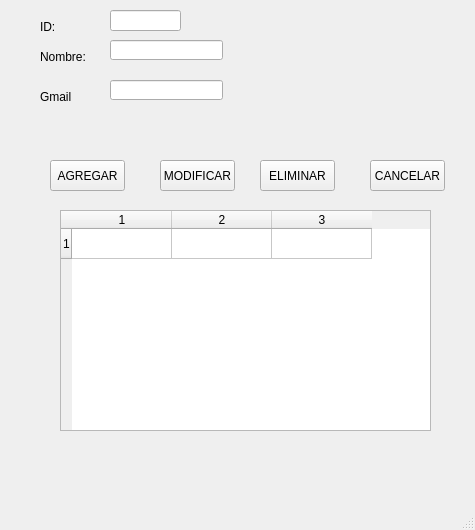
<?xml version="1.0" encoding="UTF-8"?>
<ui version="4.0">
 <class>MainWindow</class>
 <widget class="QMainWindow" name="MainWindow">
  <property name="geometry">
   <rect>
    <x>0</x>
    <y>0</y>
    <width>475</width>
    <height>530</height>
   </rect>
  </property>
  <property name="windowTitle">
   <string>CRUD De Contactos</string>
  </property>
  <widget class="QWidget" name="centralwidget">
   <widget class="QPushButton" name="btnAgregar">
    <property name="geometry">
     <rect>
      <x>50</x>
      <y>160</y>
      <width>75</width>
      <height>31</height>
     </rect>
    </property>
    <property name="text">
     <string>AGREGAR</string>
    </property>
   </widget>
   <widget class="QPushButton" name="btnModificar">
    <property name="geometry">
     <rect>
      <x>160</x>
      <y>160</y>
      <width>75</width>
      <height>31</height>
     </rect>
    </property>
    <property name="text">
     <string>MODIFICAR</string>
    </property>
   </widget>
   <widget class="QPushButton" name="btnEliminar">
    <property name="geometry">
     <rect>
      <x>260</x>
      <y>160</y>
      <width>75</width>
      <height>31</height>
     </rect>
    </property>
    <property name="text">
     <string>ELIMINAR</string>
    </property>
   </widget>
   <widget class="QPushButton" name="btnCancelar">
    <property name="geometry">
     <rect>
      <x>370</x>
      <y>160</y>
      <width>75</width>
      <height>31</height>
     </rect>
    </property>
    <property name="text">
     <string>CANCELAR</string>
    </property>
   </widget>
   <widget class="QTableWidget" name="tblDatos">
    <property name="geometry">
     <rect>
      <x>60</x>
      <y>210</y>
      <width>371</width>
      <height>221</height>
     </rect>
    </property>
    <property name="rowCount">
     <number>1</number>
    </property>
    <property name="columnCount">
     <number>3</number>
    </property>
    <row/>
    <column/>
    <column/>
    <column/>
   </widget>
   <widget class="QLineEdit" name="txtID">
    <property name="geometry">
     <rect>
      <x>110</x>
      <y>10</y>
      <width>71</width>
      <height>21</height>
     </rect>
    </property>
    <property name="readOnly">
     <bool>true</bool>
    </property>
   </widget>
   <widget class="QLineEdit" name="txtGmail">
    <property name="geometry">
     <rect>
      <x>110</x>
      <y>80</y>
      <width>113</width>
      <height>20</height>
     </rect>
    </property>
   </widget>
   <widget class="QLineEdit" name="txtNombre">
    <property name="geometry">
     <rect>
      <x>110</x>
      <y>40</y>
      <width>113</width>
      <height>20</height>
     </rect>
    </property>
   </widget>
   <widget class="QLabel" name="label">
    <property name="geometry">
     <rect>
      <x>40</x>
      <y>20</y>
      <width>47</width>
      <height>13</height>
     </rect>
    </property>
    <property name="text">
     <string>ID:</string>
    </property>
   </widget>
   <widget class="QLabel" name="label_2">
    <property name="geometry">
     <rect>
      <x>40</x>
      <y>50</y>
      <width>47</width>
      <height>13</height>
     </rect>
    </property>
    <property name="text">
     <string>Nombre:</string>
    </property>
   </widget>
   <widget class="QLabel" name="label_3">
    <property name="geometry">
     <rect>
      <x>40</x>
      <y>90</y>
      <width>47</width>
      <height>13</height>
     </rect>
    </property>
    <property name="text">
     <string>Gmail</string>
    </property>
   </widget>
  </widget>
  <widget class="QMenuBar" name="menubar">
   <property name="geometry">
    <rect>
     <x>0</x>
     <y>0</y>
     <width>475</width>
     <height>21</height>
    </rect>
   </property>
  </widget>
  <widget class="QStatusBar" name="statusbar"/>
 </widget>
 <resources/>
 <connections/>
</ui>
